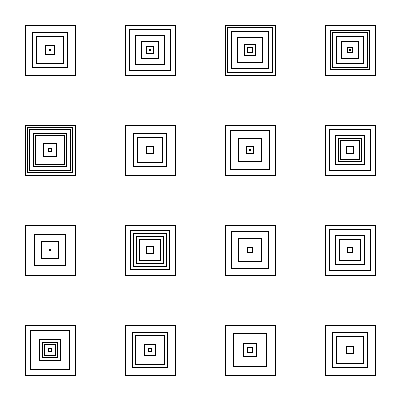
Frame 1 (no input)
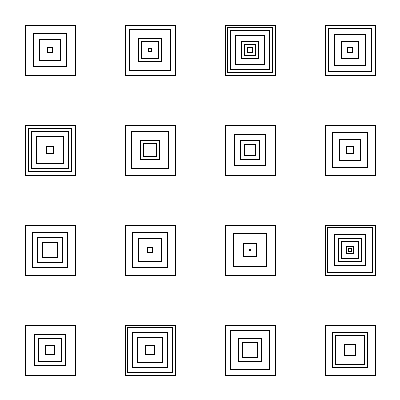
Frame 2 (the mouse pressed at the canvas centre, redrawn once)

The Processing sketch that drew these frames (run headless with seeded random() and noise(); the mouse was pressed at the canvas centre and the sketch redrawn once):

// Processing sketch: aula19_g01_exe01
// ── aula19_g01_exe01.pde
//desenho por Vera Molnar
float x=0, y=0, larg=10, altu=10, dim=0;
void setup() {
  size(400, 400);
  rectMode(CENTER);
  background(255);
}
void draw() {
  for (y=50; y <400; y = y +100) { //Y
    for (x=50; x <400; x = x +100) { //x
      for (larg=50; larg> 0; larg= larg - dim) { //dim
        rect(x, y, larg, larg);
        dim = random(4, 20);
      }
    }
  }
  noLoop();
}
